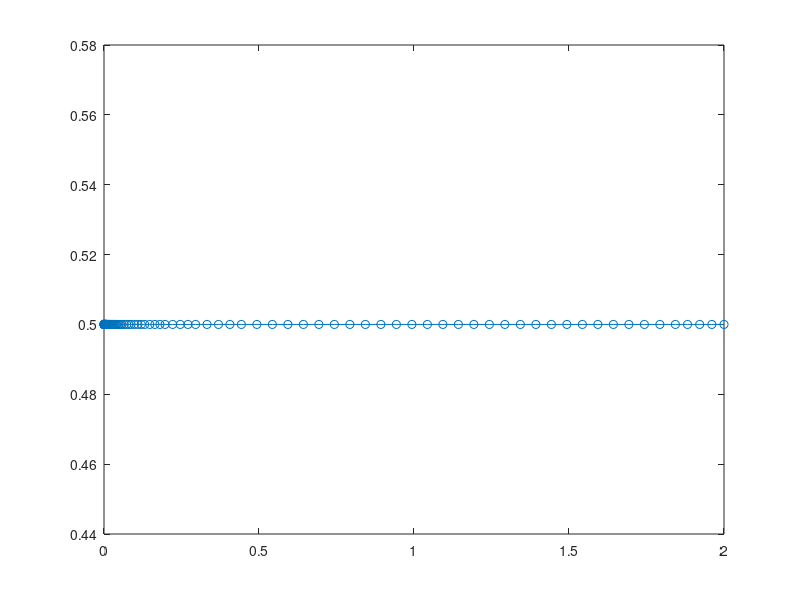

Write the MATLAB code that produced this figure.
%Jackie Gan
%MATH 3044
%Homework12_2, Parabolic Partial Differential Equations
%Q5a
format long

close all
clear
clc

%Forward difference method, Q5a
Freal = @(x,t)exp(-4*pi*pi*t)*sin(2*pi*x);
hreal = 0.4;
kreal = 0.05;

%Crank-Nicolson Method
% h = 0.4;
% k = 0.1;
% t= 0.5;
ux = @(x) sin(2*pi*x);
%input l(endpoint), maxTime T, choose alpha,m>=3, N>=1
l=2;
T=2;
N=1;
m=10;

alpha = 0.5;
%m=m-1; N=N-1;
h = l/m; k = T/N; lambda = (alpha*alpha*k)/(h*h);
w = zeros(m+1,N+1);

for i=1:m-1
    w(i,1) = ux(i*h);
end

l(1)= 1+lambda;
u(1)= -lambda/(2*l(1));

for i= 2:m-2
    l(i)=1+lambda+(lambda*u(i-1))/2;
    u(i)=-lambda/(2*l(i));
end

l(m-1)=(1+lambda+(lambda*u(m-2)))/2;
for j=1:N
    t(j)=j*k;
    z(1)=(((1-lambda)*w(1,1))*((lambda/2)*w(1,2)))/l(1);    
    for i = 2:m-1
        z(i)=(((1-lambda)*w(i,j))+((lambda/2)*(w(i+1,j)+w(i-1,j)+z(i-1))))/l(i);
    end
    w(m-1)=z(m-1);
    for i = m-2:-1:1
        w(i,j)=z(i)+u(i)*w(i+1,j);
    end

    for i=1:m-1
        x=i*h;
        fprintf("x:%0.2f,\t w:%0.4f\n",x,w(i,j));
    end
end
%real solution solved to compare
tspan = [0 2];
y0 = 0.5;
[t,y] = ode45(@(x,t)exp(-4*pi*pi*t)*sin(2*pi*x), tspan, y0);
plot(t,y,'-o')

